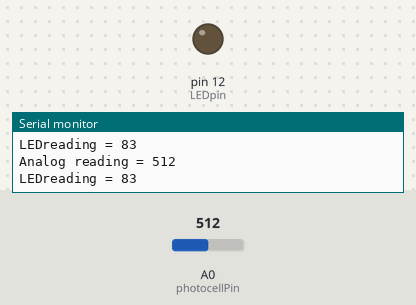
Simulated run of this sketch. Board: Arduino Uno, built with avr-gcc and run on an emulated ATmega328P. On the bench: output pins drawn as LEDs (lit = HIGH), the last lines printed to the serial monitor. Inputs (shaded band) come from the test bench; at power-on: A0 (photocellPin) = 512.

Above: at 1.8 s.
1.9 s: A0 (photocellPin) set to 254
3.4 s: A0 (photocellPin) set to 235
At 5.2 s:
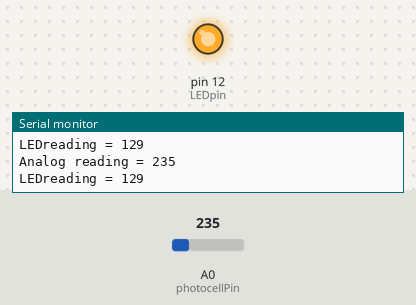
5.5 s: A0 (photocellPin) set to 306
At 6.9 s:
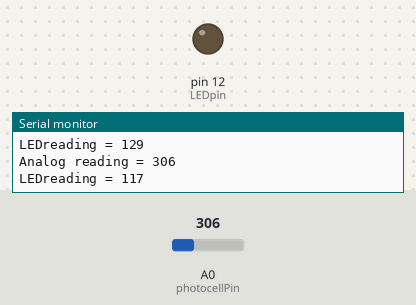
7.5 s: A0 (photocellPin) set to 158
At 8.5 s:
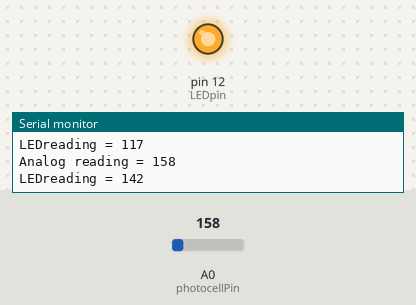
Timing chart, 0 to 10.5 s (numbered marks = the images above; inputs shaded):
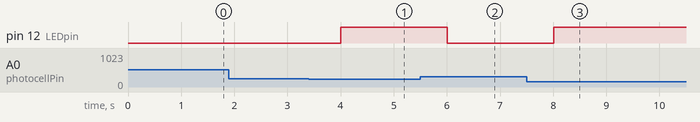

Measured:
- the behaviour switches between 244 and 243 on A0 (photocellPin) (found by bisection; images 0 and 1)
- after the input at 3.4 s, pin 12 (LEDpin): LOW → HIGH after 0.60 s
- after the input at 5.5 s, pin 12 (LEDpin): HIGH → LOW after 0.51 s
- after the input at 7.5 s, pin 12 (LEDpin): LOW → HIGH after 0.51 s

The sketch:

Photocell_fading_LED.ino
```cpp
/* Photocell simple testing sketch.

Connect one end of the photocell to 5V, the other end to Analog 0.
Then connect one end of a 10K resistor from Analog 0 to ground
Connect LED from pin 11 through a resistor to ground
For more information see http://learn.adafruit.com/photocells */

int photocellPin = 0;     // the cell and 10K pulldown are connected to a0
int photocellReading;     // the analog reading from the sensor divider
int LEDpin = 12;          // connect Red LED to pin 11 (PWM pin)
int LEDbrightness = 0;        //
#define max_V 168
void setup(void) {
  // We'll send debugging information via the Serial monitor
  Serial.begin(9600);
}

void loop(void) {
  photocellReading = analogRead(photocellPin);

  Serial.print("Analog reading = ");
  Serial.println(photocellReading);     // the raw analog reading

  // LED gets brighter the darker it is at the sensor
  // that means we have to -invert- the reading from 0-1023 back to 1023-0
  photocellReading = 1023 - photocellReading;
  //now we have to map 0-1023 to 0-255 since thats the range analogWrite uses
  LEDbrightness = map(photocellReading, 0, 1023, 0, max_V);
   Serial.print("LEDreading = ");
  Serial.println(LEDbrightness);     // the raw analog reading

  analogWrite(LEDpin, LEDbrightness);

  delay(1000);
}
```
